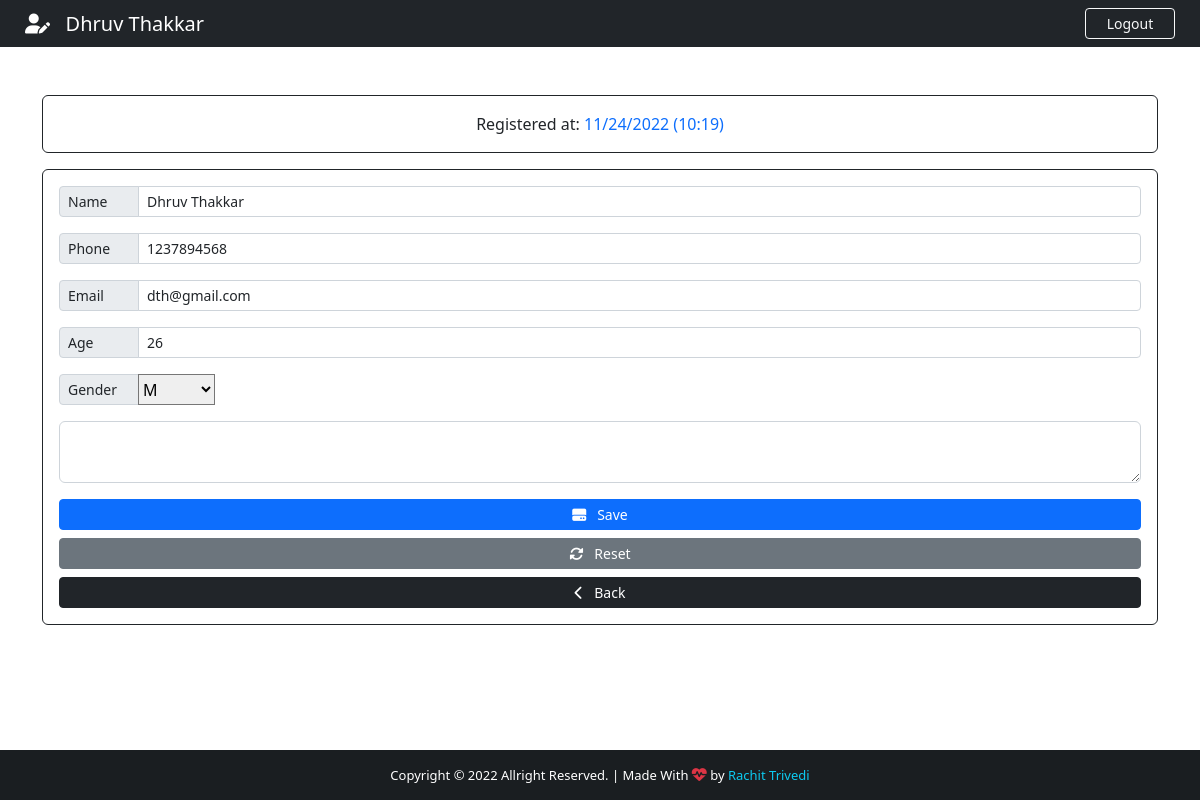
The page /patient/8 (signed in) on the database its author committed.
### App/models.py (models this page shows, shortened)
class Patient(models.Model):
    GENDER = {
        ('F', 'F'),
        ('M', 'M'),
    }
    id = models.IntegerField(primary_key=True)
    name = models.CharField(max_length=100)
    phone = models.CharField(max_length=100)
    email = models.CharField(max_length=100)
    age = models.CharField(max_length=100)
    gender = models.CharField(max_length=100, null=True, choices=GENDER)
    note = models.TextField(blank=True)
    created_at = models.DateTimeField(auto_now_add=True)

### App/views.py (the view)
# urls.py: path('patient/<str:patient_id>', views.patient, name="patient"),
@cache_control(no_cache=True, must_revalidate=True, no_store=True)
@login_required(login_url='login')
def patient(request, patient_id):
    patient = Patient.objects.get(id = patient_id)
    if patient != None:
        return render(request, "edit.html", {"patient": patient})

### App/templates/edit.html (shortened to what this page needs)
{% extends 'add.html' %}
{% block navbar-content %}
    <i class="fa-solid fa-user-edit"></i>&nbsp;&nbsp; {{ patient.name }}
{% endblock navbar-content %}
{% block card-title %}
    Registered at: <span class="text-primary">{{ patient.created_at | date:'m/d/Y (H:i)' }}</span>
{% endblock card-title %}
{% block Btn-content %} <i class="fas fa-hard-drive"></i>&nbsp;&nbsp; Save {% endblock Btn-content %}
{% block Btn-reset %}
<button title="reset" class="btn btn-secondary btn-sm"><i class="fas fa-sync-alt"></i>&nbsp;&nbsp; Reset</button>
{% endblock Btn-reset %}
{% block Action %} action="/edit_patient" {% endblock Action %}
{% block Value-name %} value="{{ patient.name }}" {% endblock Value-name %}
{% block Value-phone %} value="{{ patient.phone }}" {% endblock Value-phone %}
{% block Value-email %} value="{{ patient.email }}" {% endblock Value-email %}
{% block Value-age %} value="{{ patient.age }}" {% endblock Value-age %}
{% block option %} <option value="" style="background-color: #d3d3d3; color: #007bff;">{{ patient.gender }}</option> {% endblock option %}
{% block Value-gender %} value="{{ patient.gender }}" {% endblock Value-gender %}
{% block Value-note %} {{ patient.note }} {% endblock Value-note %}

### App/templates/add.html (shortened to what this page needs)
{% extends 'base.html' %}
{% block nav-btn %}
    <a href="{% url 'logout' %}" class="btn btn-outline-danger text-light border-light btn-sm" id="btn-nav">Logout</a>
{% endblock nav-btn %}
{% block content %}
    <div class="container">
        <div class="row">
            <div class="col-lg-12">
                <div class="card card-body border-dark mt-5">
                    <span class="text-center">{% block card-title %} FILL THE FORM BELOW {% endblock card-title %}</span>
                </div>
                <form {% block Action %} action="/add_patient" {% endblock Action %} method="post" enctype="multipart/form-data" class="card p-3 border-dark mt-3">
                    <div class="input-group input-group-sm mb-3">
                        <span class="input-group-text side-label">Name</span>
                        <input type="text" class="form-control" name="name" id="name" placeholder="Patient Name" required {% block Value-name %} {% endblock Value-name %}>
                    </div>
                    <div class="input-group input-group-sm mb-3">
                        <span class="input-group-text side-label">Phone</span>
                        <input type="text" class="form-control" name="phone" id="phone" placeholder="Patient Phone" required {% block Value-phone %} {% endblock Value-phone %}>
                    </div>
                    <div class="input-group input-group-sm mb-3">
                        <span class="input-group-text side-label">Email</span>
                        <input type="text" class="form-control" name="email" id="email" placeholder="Patient Email" required {% block Value-email %} {% endblock Value-email %}>
                    </div>
                    <div class="input-group input-group-sm mb-3">
                        <span class="input-group-text side-label">Age</span>
                        <input type="text" class="form-control" name="age" id="age" maxlength="3" placeholder="Patient Age" required {% block Value-age %} {% endblock Value-age %}>
                    </div>
                    <div class="input-group input-group-sm mb-3">
                        <label class="input-group-text side-label" for="gender">Gender</label>
                        <select name="gender" id="gender" required {% block Value-gender %} {% endblock Value-gender %}>
                            {% block option %}{% endblock option %}
                        </select>
                    </div>
                    <div class="form-group">
                        <textarea name="note" id="note" class="form-control" placeholder="Description is Optional">{% block Value-note %} {% endblock Value-note %}</textarea>
                    </div>
                    <div class="d-grid gap-2 mt-3">
                        <button type="submit" class="btn btn-primary btn-sm">
                           {% block Btn-content %} <i class="fas fa-plus"></i>&nbsp;&nbsp; Add {% endblock Btn-content %}
                        </button>
                        {% block Btn-reset %}{% endblock Btn-reset %}
                        <a href="{% url 'backend' %}" class="btn btn-dark btn-sm"><i class="fas fa-chevron-left"></i>&nbsp;&nbsp; Back</a>
                    </div>
                </form>
            </div>
        </div>
    </div>
{% endblock content %}

### App/static/css/style.css (style rules this page uses)
html, body { height: 100%; margin: 0; max-width: 100%; overflow: hidden; }
#btn-nav { width: 90px; float: right; margin-right: 25px; }
.side-label { width: 80px; }

### rows shown on the page
Patient: name "Dhruv Thakkar", created_at "11/24/2022 (10:19)", phone "1237894568", email "dth@gmail.com", age "26", gender "M"
